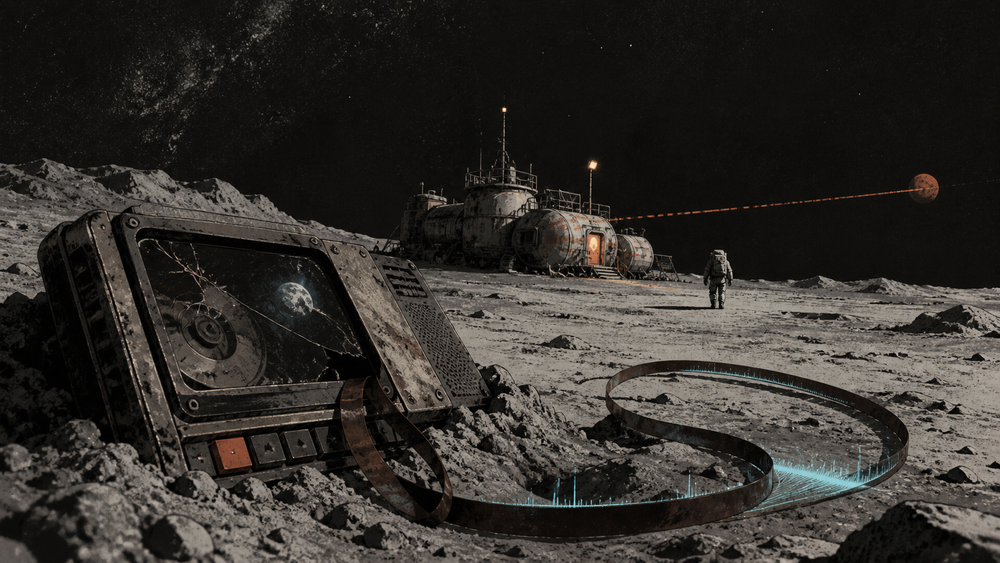
#> input picture tools/legacy_assets/intro_keyart_photoreal_v2.png, 1000 x 563 px, shrunk from 1672 x 941 before the run
$ python make_reflected_seamless.py legacy_assets/intro_keyart_photoreal_v2.png legacy_assets/astronaut_sheet_v4.png
#> lines starting #> are read from the running program, lines starting #| are printed output that depends on the picture; after the words box and inside, x2 and y2 are one past the last pixel; in counts of white or black regions, pixels touching at a corner belong together
"""Extrai o componente periodico de uma textura, sem espelhar ou borrar bordas."""

from pathlib import Path
import sys

from PIL import Image
import numpy as np


def periodic_tile(source: Path, destination: Path) -> None:
    image = Image.open(source).convert("RGB")
#> image is the input picture: PIL image 1000x563 RGB; mean R, G, B 50.5, 47.4, 43.6
    size = min(image.size)
#> size = 563
    left = (image.width - size) // 2
#> left = 218
    top = (image.height - size) // 2
#> top = 0
    image = image.crop((left, top, left + size, top + size))
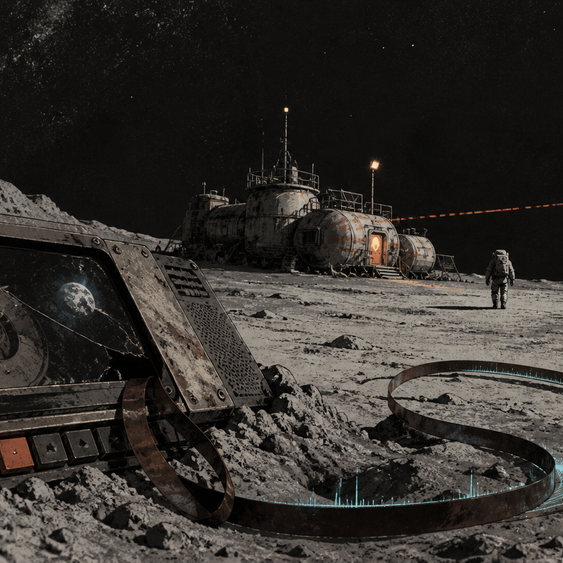
#> image: PIL image 563x563 RGB; mean R, G, B 51.5, 48, 43.9

    source_pixels = np.asarray(image, dtype=np.float64)
    height, width = source_pixels.shape[:2]
#> height = 563; width = 563

    boundary = np.zeros_like(source_pixels)
    boundary[0, :, :] = source_pixels[-1, :, :] - source_pixels[0, :, :]
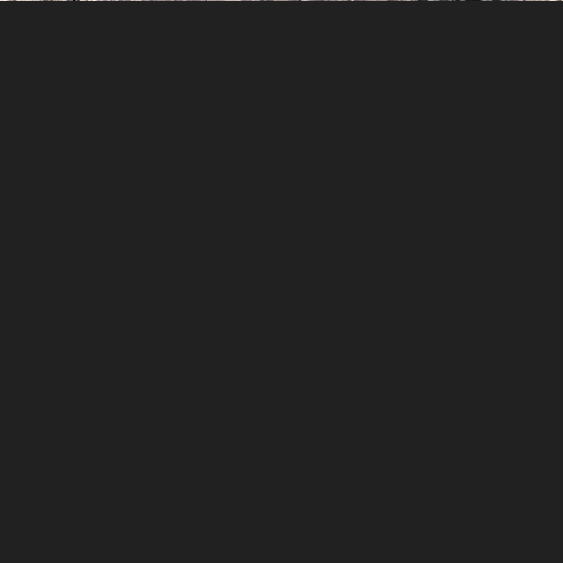
#> boundary: shape (563, 563, 3) float64; mean R, G, B 0.1, 0.1, 0.1; drawn with min black and max white
    boundary[-1, :, :] = source_pixels[0, :, :] - source_pixels[-1, :, :]
    boundary[:, 0, :] += source_pixels[:, -1, :] - source_pixels[:, 0, :]
    boundary[:, -1, :] += source_pixels[:, 0, :] - source_pixels[:, -1, :]
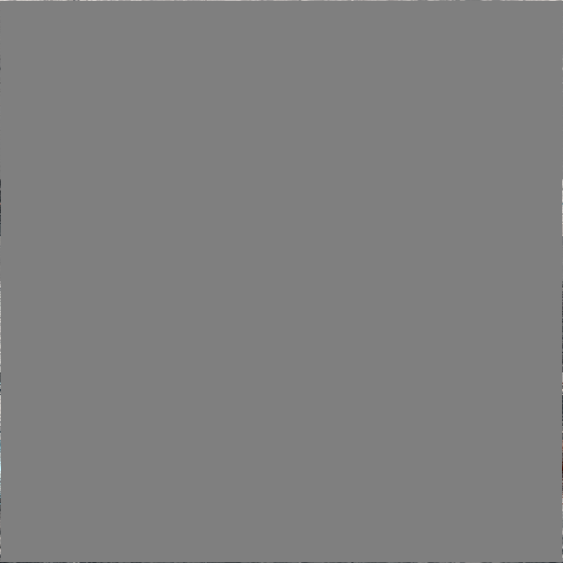
#> boundary: shape (563, 563, 3) float64; mean R, G, B 0, 0, 0; drawn with min black and max white

    yy = np.arange(height)[:, None]
#> yy = 563 values from 0 to 562
    xx = np.arange(width)[None, :]
    denominator = (2.0 * np.cos(2.0 * np.pi * xx / width)
                   + 2.0 * np.cos(2.0 * np.pi * yy / height) - 4.0)
    denominator[0, 0] = 1.0

    smooth = np.empty_like(source_pixels)
    for channel in range(3):
        spectrum = np.fft.fft2(boundary[:, :, channel]) / denominator
        spectrum[0, 0] = 0.0
        smooth[:, :, channel] = np.fft.ifft2(spectrum).real
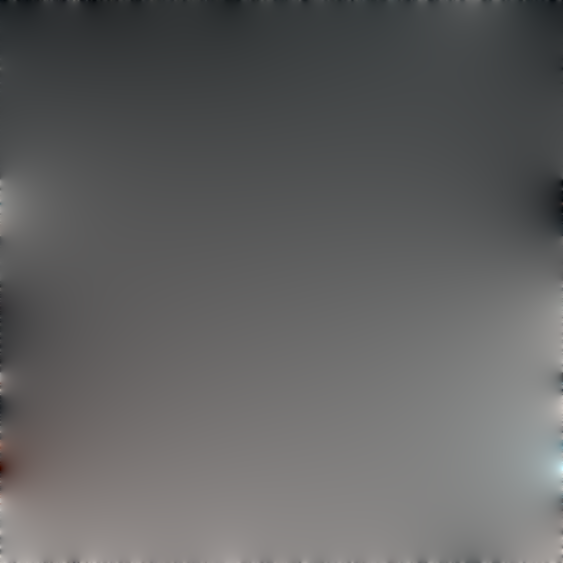
#> smooth: shape (563, 563, 3) float64; mean R, G, B 0, 0, 0; drawn with min black and max white

    periodic = source_pixels - smooth
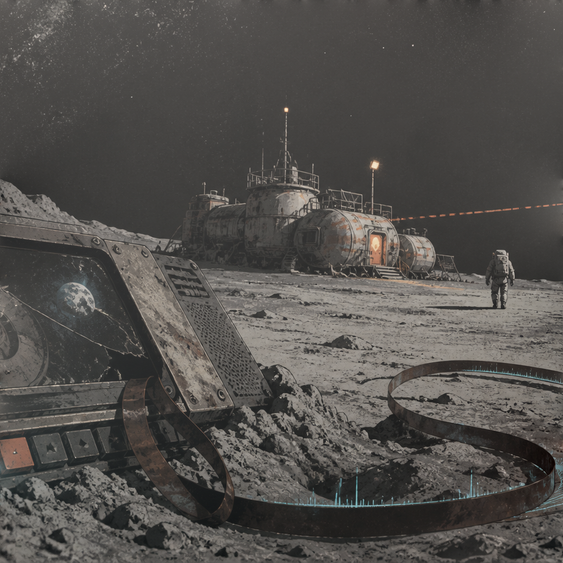
#> periodic: shape (563, 563, 3) float64; mean R, G, B 51.5, 48, 43.9; drawn with min black and max white

    # Fecha o valor dos pixels opostos com uma correcao suave de baixa amplitude.
    # Diferente de copiar/espelhar faixas, isso conserva todo o detalhe local.
    margin = max(16, size // 26)
#> margin = 21
    horizontal_delta = periodic[:, -1, :] - periodic[:, 0, :]
#> horizontal_delta = 563 rows, first 8: [-4.56, -5.01, -4.35], [-2.26, -2.32, -2.18], [-0.44, -0.173, -0.678], [-4.57, -4.6, -4.6], [-2.11, -1.64, -1.13], [-0.766, -0.22, -0.442], [0.579, 0.00178, -0.298], [-0.55, -1.04, -0.892]
    for distance in range(margin):
        weight = (1.0 - distance / margin) ** 2 * .5
        periodic[:, distance, :] += horizontal_delta * weight
        periodic[:, -1 - distance, :] -= horizontal_delta * weight
#> periodic: shape (563, 563, 3) float64; 7.46% of pixels changed, all inside (x1, y1, x2, y2) = (0, 0, 563, 563)

    vertical_delta = periodic[-1, :, :] - periodic[0, :, :]
#> vertical_delta = 563 rows, first 8: [12.23, 11.93, 10.46], [7.59, 7.15, 6.41], [1.97, 1.97, 1.81], [4.91, 5.45, 4.45], [11.71, 11.65, 11.03], [9.33, 8.68, 8.13], [5.47, 5.36, 5.42], [3.21, 3.53, 4.37]
    for distance in range(margin):
        weight = (1.0 - distance / margin) ** 2 * .5
        periodic[distance, :, :] += vertical_delta * weight
        periodic[-1 - distance, :, :] -= vertical_delta * weight
#> periodic: shape (563, 563, 3) float64; mean R, G, B 51.5, 48, 43.9

    periodic = np.clip(periodic, 0, 255).astype(np.uint8)
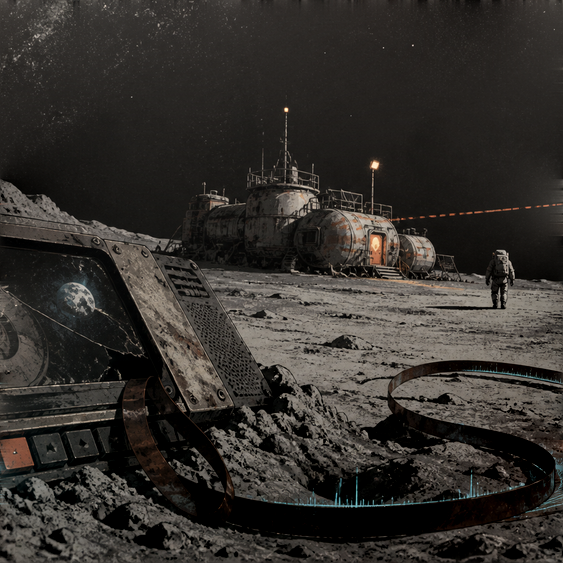
#> periodic: shape (563, 563, 3); mean R, G, B 51.9, 48.4, 44.5
    Image.fromarray(periodic, "RGB").save(destination, optimize=True)


if __name__ == "__main__":
    if len(sys.argv) != 3:
        raise SystemExit("uso: make_reflected_seamless.py origem.png destino.png")
    periodic_tile(Path(sys.argv[1]), Path(sys.argv[2]))
